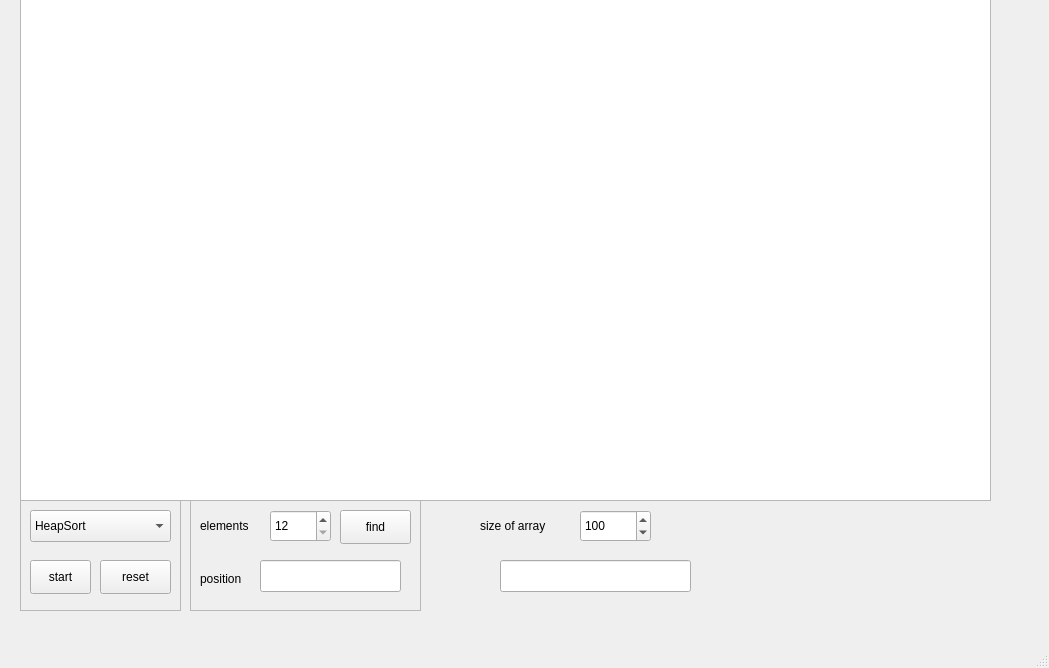
<?xml version="1.0" encoding="UTF-8"?>
<ui version="4.0">
 <class>MainWindow</class>
 <widget class="QMainWindow" name="MainWindow">
  <property name="geometry">
   <rect>
    <x>0</x>
    <y>0</y>
    <width>1049</width>
    <height>668</height>
   </rect>
  </property>
  <property name="windowTitle">
   <string>MainWindow</string>
  </property>
  <widget class="QWidget" name="centralwidget">
   <widget class="QGraphicsView" name="graphicsView">
    <property name="geometry">
     <rect>
      <x>20</x>
      <y>-10</y>
      <width>971</width>
      <height>511</height>
     </rect>
    </property>
   </widget>
   <widget class="QFrame" name="frame">
    <property name="geometry">
     <rect>
      <x>190</x>
      <y>500</y>
      <width>231</width>
      <height>111</height>
     </rect>
    </property>
    <property name="frameShape">
     <enum>QFrame::StyledPanel</enum>
    </property>
    <property name="frameShadow">
     <enum>QFrame::Raised</enum>
    </property>
    <widget class="QLabel" name="label">
     <property name="geometry">
      <rect>
       <x>10</x>
       <y>10</y>
       <width>61</width>
       <height>31</height>
      </rect>
     </property>
     <property name="text">
      <string>elements</string>
     </property>
    </widget>
    <widget class="QLabel" name="label_2">
     <property name="geometry">
      <rect>
       <x>10</x>
       <y>70</y>
       <width>58</width>
       <height>18</height>
      </rect>
     </property>
     <property name="text">
      <string>position</string>
     </property>
    </widget>
    <widget class="QSpinBox" name="spinBox">
     <property name="geometry">
      <rect>
       <x>80</x>
       <y>10</y>
       <width>61</width>
       <height>32</height>
      </rect>
     </property>
     <property name="minimum">
      <number>12</number>
     </property>
     <property name="maximum">
      <number>230</number>
     </property>
    </widget>
    <widget class="QLineEdit" name="lineEdit">
     <property name="geometry">
      <rect>
       <x>70</x>
       <y>60</y>
       <width>141</width>
       <height>32</height>
      </rect>
     </property>
    </widget>
    <widget class="QPushButton" name="find">
     <property name="geometry">
      <rect>
       <x>150</x>
       <y>10</y>
       <width>71</width>
       <height>34</height>
      </rect>
     </property>
     <property name="text">
      <string>find</string>
     </property>
    </widget>
   </widget>
   <widget class="QFrame" name="frame_2">
    <property name="geometry">
     <rect>
      <x>20</x>
      <y>500</y>
      <width>161</width>
      <height>111</height>
     </rect>
    </property>
    <property name="frameShape">
     <enum>QFrame::StyledPanel</enum>
    </property>
    <property name="frameShadow">
     <enum>QFrame::Raised</enum>
    </property>
    <widget class="QComboBox" name="comboBox">
     <property name="geometry">
      <rect>
       <x>10</x>
       <y>10</y>
       <width>141</width>
       <height>32</height>
      </rect>
     </property>
     <item>
      <property name="text">
       <string>HeapSort</string>
      </property>
     </item>
     <item>
      <property name="text">
       <string>QuickSort</string>
      </property>
     </item>
     <item>
      <property name="text">
       <string>MergeSort</string>
      </property>
     </item>
     <item>
      <property name="text">
       <string>Interpalation</string>
      </property>
     </item>
    </widget>
    <widget class="QPushButton" name="start">
     <property name="geometry">
      <rect>
       <x>10</x>
       <y>60</y>
       <width>61</width>
       <height>34</height>
      </rect>
     </property>
     <property name="text">
      <string>start</string>
     </property>
    </widget>
    <widget class="QPushButton" name="reset">
     <property name="geometry">
      <rect>
       <x>80</x>
       <y>60</y>
       <width>71</width>
       <height>34</height>
      </rect>
     </property>
     <property name="text">
      <string>reset</string>
     </property>
    </widget>
   </widget>
   <widget class="QSpinBox" name="arraysize">
    <property name="geometry">
     <rect>
      <x>580</x>
      <y>510</y>
      <width>71</width>
      <height>32</height>
     </rect>
    </property>
    <property name="maximum">
     <number>200</number>
    </property>
    <property name="value">
     <number>100</number>
    </property>
   </widget>
   <widget class="QLabel" name="label_3">
    <property name="geometry">
     <rect>
      <x>480</x>
      <y>510</y>
      <width>81</width>
      <height>31</height>
     </rect>
    </property>
    <property name="text">
     <string>size of array</string>
    </property>
   </widget>
   <widget class="QLineEdit" name="lineEdit_2">
    <property name="geometry">
     <rect>
      <x>500</x>
      <y>560</y>
      <width>191</width>
      <height>32</height>
     </rect>
    </property>
   </widget>
  </widget>
  <widget class="QMenuBar" name="menubar">
   <property name="geometry">
    <rect>
     <x>0</x>
     <y>0</y>
     <width>1049</width>
     <height>30</height>
    </rect>
   </property>
  </widget>
  <widget class="QStatusBar" name="statusbar"/>
 </widget>
 <resources/>
 <connections/>
</ui>
